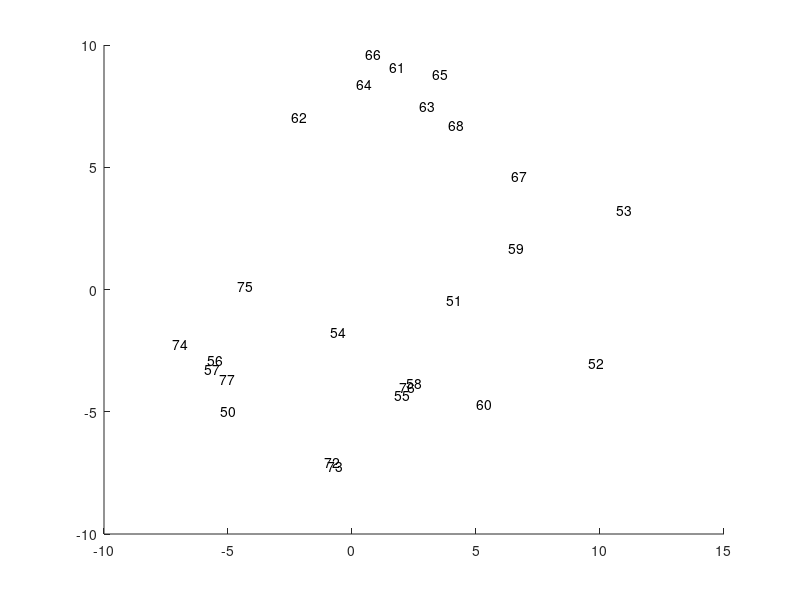

MATLAB code for this plot:

data = load('pts1.txt');


r = data(:,1);
x = data(:,2);
y = data(:,3);

figure(1);
clf;
scatter(data(:,2),data(:,3),'w');
hold on;
for i=1:length(x)
  [x(i) y(i) r(i)]
  text(x(i),y(i),num2str(r(i)));
end;
hold off;
